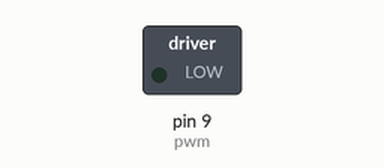
Recording of a sketch running on a simulated Arduino Uno, built with avr-gcc and run on an emulated ATmega328P. On the bench: switched loads named in the sketch (green lamp = pin HIGH).

Above: at 0.1 s.
At 2.1 s:
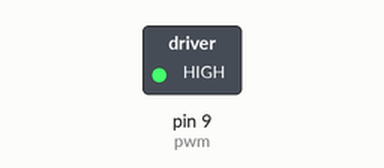
Timing chart, 0 to 5.5 s (numbered marks = the images above):
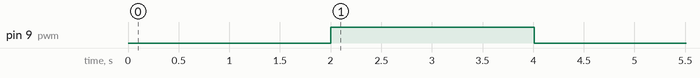

The sketch:

sketch_apr18b.ino
```cpp
//Robu.in

#include <DFRobot_DHT11.h>
#include<LiquidCrystal.h>
static const uint8_t D4 = 2;
static const uint8_t D5 = 14;
static const uint8_t D6 = 12;
static const uint8_t D7 = 13;
static const uint8_t D8 = 15;
static const uint8_t D3 = 0;
static const uint8_t D2 = 4;
static const uint8_t D0 = 5;
const int rs = D3, en = D8, d4 = D4, d5 = D5, d6 = D6, d7 = D7;

//LiquidCrystal lcd(D3, D8, D4, D5, D6, D7);
LiquidCrystal lcd(rs, en, d4, d5, d6, d7);

DFRobot_DHT11 DHT;

int DHT11_PIN = D2;


#define DHTTYPE DHT11   // DHT 11

#define pwm 9

byte degree[8] =
              {
                0b00011,
                0b00011,
                0b00000,
                0b00000,
                0b00000,
                0b00000,
                0b00000,
                0b00000
              };
// Initialize DHT sensor for normal 16mhz Arduino

void setup() {

 lcd.createChar(1, degree);
 lcd.clear();
 lcd.print("   Fan Speed  ");
 lcd.setCursor(0,1);
 lcd.print("  Controlling ");
 delay(2000);
 analogWrite(pwm, 255);
 lcd.clear();
 lcd.print("Robu ");

}

void loop() {
  // Wait a few seconds between measurements.
  delay(2000);

  // Reading temperature or humidity takes about 250 milliseconds!
  // Sensor readings may also be up to 2 seconds 'old' (its a very slow sensor)
  float h = DHT.humidity;
  // Read temperature as Celsius
  float t = DHT.temperature;
  // Read temperature as Fahrenheit
  float f = DHT.temperature;

  // Check if any reads failed and exit early (to try again).
  if (isnan(h) || isnan(t) || isnan(f)) {
    Serial.println("Failed to read from DHT sensor!");
    return;
  }

  // Compute heat index
  // Must send in t in Fahrenheit!

  Serial.print("Humidity: ");
  Serial.print(h);
  Serial.print(" %\t");
  Serial.print("temperature: ");
  Serial.print(t);
  Serial.print(" *C ");
  Serial.print(f);
  Serial.print(" *F\t");
  Serial.print("Heat index: ");

  Serial.println(" *F");

    lcd.setCursor(0,0);
  lcd.print("temp: ");
  lcd.print(t);   // Printing terature on LCD
  lcd.print(" C");
  lcd.setCursor(0,1);
  Serial.print(t);

  if(t <20 )
    {
      analogWrite(9,0);
      //lcd.print("Fan OFF            ");
      delay(100);
    }

   else if(t==26)
    {
      analogWrite(pwm, 51);
      //lcd.print("Fan Speed: 20%   ");
      delay(100);
    }

    else if(t==20)
    {
      analogWrite(pwm, 102);
      //lcd.print("Fan Speed: 40%   ");
      delay(100);
    }

    else if(t==28)
    {
      analogWrite(pwm, 153);
      //lcd.print("Fan Speed: 60%   ");
      delay(100);
    }

    else if(t==29)
    {
      analogWrite(pwm, 204);

      //lcd.print("Fan Speed: 80%    ");
      delay(100);
    }
     else if(t>29)
    {
      analogWrite(pwm, 255);
      //lcd.print("Fan Speed: 100%   ");
      delay(100);
    }
  delay(1000);
}
```

Measured:
- by itself, pin 9 (pwm): HIGH → LOW at 4.0 s
